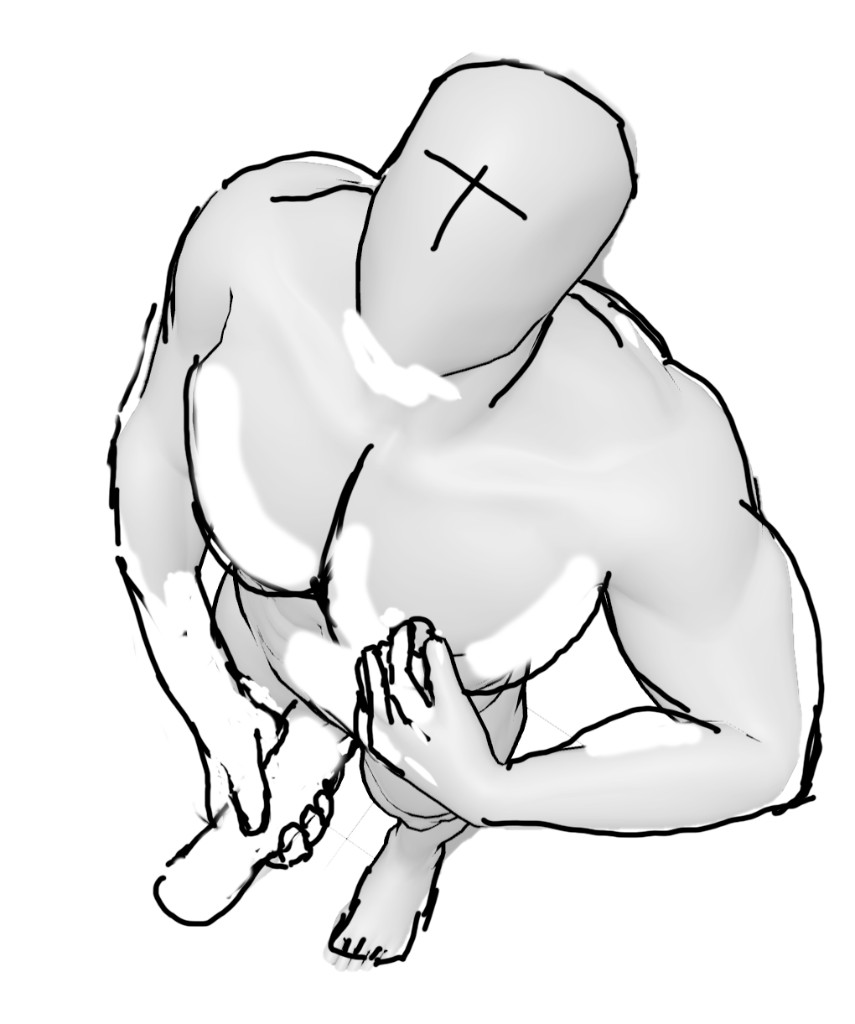
#> input picture openpose/37_milkshop_structure.png, 855 x 1024 px, given in place of c355fc_images_image-13b30c19-a84d-4da8-bf9c-f69a6f21090e.png, which was not available
$ python make_highangle_nipple_stroke.py
#> lines starting #> are read from the running program, lines starting #| are printed output that depends on the picture; after the words box and inside, x2 and y2 are one past the last pixel; in counts of white or black regions, pixels touching at a corner belong together; pictures that were not available may be replaced by others from this repository, and a replacement may not be noted
"""High-angle clay: right fist around shaft, left pinch on left nipple."""
from PIL import Image, ImageDraw

src = (
    r"C:\Users\92982\.cursor\projects\c-Users-92982-Desktop-LHT\assets"
    r"\c__Users_92982_AppData_Roaming_Cursor_User_workspaceStorage_"
    r"-19c355fc_images_image-13b30c19-a84d-4da8-bf9c-f69a6f21090e.png"
)
out_guide = r"C:\Users\92982\Desktop\LHT\openpose\36_highangle_nipple_stroke_guide.png"
out_canny = r"C:\Users\92982\Desktop\LHT\openpose\36_highangle_nipple_stroke_canny.png"
out_paint = r"C:\Users\92982\Desktop\LHT\openpose\36_highangle_PAINT_HERE.png"

im = Image.open(src).convert("RGBA")
w, h = im.size  # 607 x 1024
#> w = 855; h = 1024

# --- landmarks (his left = viewer's right) ---
l_nipple = (358, 348)  # his LEFT pec
r_shoulder = (95, 290)
l_shoulder = (500, 305)
groin = (278, 575)
# shaft from above: base at fly, tip toward camera (up the abs)
shaft_base = (278, 605)
shaft_mid = (282, 545)
shaft_tip = (286, 495)
r_fist = (282, 555)

guide = im.copy()
gd = ImageDraw.Draw(guide, "RGBA")
canny = Image.new("RGB", (w, h), (0, 0, 0))
#> canny: PIL image 855x1024 RGB; every value is 0
cd = ImageDraw.Draw(canny)


def line(pts, fill, width, canny_w=None):
    gd.line(pts, fill=fill, width=width, joint="curve")
    cd.line(pts, fill=(255, 255, 255), width=canny_w or max(2, width - 1), joint="curve")


def oval(box, outline, width):
    gd.ellipse(box, outline=outline, width=width)
    cd.ellipse(box, outline=(255, 255, 255), width=width)


# ===== RIGHT ARM: shoulder -> down inside -> fist around shaft =====
# upper arm (his right, viewer's left)
line([(98, 300), (85, 390), (110, 460)], (40, 180, 255, 255), 6, 4)
# forearm into groin
line([(110, 460), (170, 520), (230, 545), (260, 555)], (40, 180, 255, 255), 6, 4)
# full-wrap fist: RING around mid shaft (hollow)
oval([r_fist[0] - 42, r_fist[1] - 28, r_fist[0] + 42, r_fist[1] + 34], (40, 180, 255, 255), 4)
# knuckles in FRONT of shaft (row of 4 small rings)
knuckles = [
    (r_fist[0] - 28, r_fist[1] - 6),
    (r_fist[0] - 8, r_fist[1] - 14),
    (r_fist[0] + 12, r_fist[1] - 12),
    (r_fist[0] + 30, r_fist[1] - 2),
]
for kx, ky in knuckles:
    oval([kx - 12, ky - 11, kx + 12, ky + 13], (40, 180, 255, 255), 3)
# thumb wrap from his right (viewer's left)
oval([r_fist[0] - 48, r_fist[1] + 4, r_fist[0] - 10, r_fist[1] + 32], (40, 180, 255, 255), 3)

# ===== SHAFT: hollow vertical, base at crotch, tip toward camera =====
oval([shaft_tip[0] - 22, shaft_tip[1] - 16, shaft_tip[0] + 22, shaft_tip[1] + 20], (255, 80, 40, 255), 3)
line(
    [(shaft_tip[0] - 20, shaft_tip[1] + 8), (shaft_base[0] - 26, shaft_base[1] - 6)],
    (255, 80, 40, 255),
    3,
)
line(
    [(shaft_tip[0] + 20, shaft_tip[1] + 8), (shaft_base[0] + 26, shaft_base[1] - 6)],
    (255, 80, 40, 255),
    3,
)
oval([shaft_base[0] - 28, shaft_base[1] - 14, shaft_base[0] + 28, shaft_base[1] + 18], (255, 80, 40, 255), 3)
# scrotum under base (hollow)
oval([shaft_base[0] - 34, shaft_base[1] + 8, shaft_base[0] + 34, shaft_base[1] + 48], (255, 80, 40, 255), 3)

# ===== LEFT ARM: shoulder -> elbow out -> hand on LEFT pec =====
# upper arm
line([(498, 318), (530, 390), (500, 430)], (80, 220, 80, 255), 6, 4)
# forearm in to left nipple
line([(500, 430), (450, 400), (400, 365), (370, 352)], (80, 220, 80, 255), 6, 4)
# pinch hand: thumb + index on nipple, not a fist
nx, ny = l_nipple
# palm
oval([nx - 8, ny - 6, nx + 36, ny + 28], (80, 220, 80, 255), 3)
# index pinch from above
oval([nx - 16, ny - 18, nx + 8, ny + 6], (80, 220, 80, 255), 3)
# thumb pinch from below
oval([nx - 6, ny + 8, nx + 18, ny + 28], (80, 220, 80, 255), 3)
# other fingers curled
for i, (fx, fy) in enumerate([(nx + 18, ny - 4), (nx + 28, ny + 4), (nx + 32, ny + 14)]):
    oval([fx - 9, fy - 8, fx + 9, fy + 10], (80, 220, 80, 255), 2)
# nipple mark
oval([nx - 7, ny - 7, nx + 7, ny + 7], (255, 220, 40, 255), 2)

# labels
try:
    from PIL import ImageFont

    font = ImageFont.truetype("arial.ttf", 22)
except Exception:
    font = None
gd.text((20, 20), "R hand: FULL FIST stroke", fill=(40, 180, 255, 255), font=font)
gd.text((250, 20), "L hand: PINCH L nipple", fill=(80, 220, 80, 255), font=font)
gd.text((20, 50), "camera: HIGH looking down", fill=(255, 255, 255, 255), font=font)

guide.convert("RGB").save(out_guide)
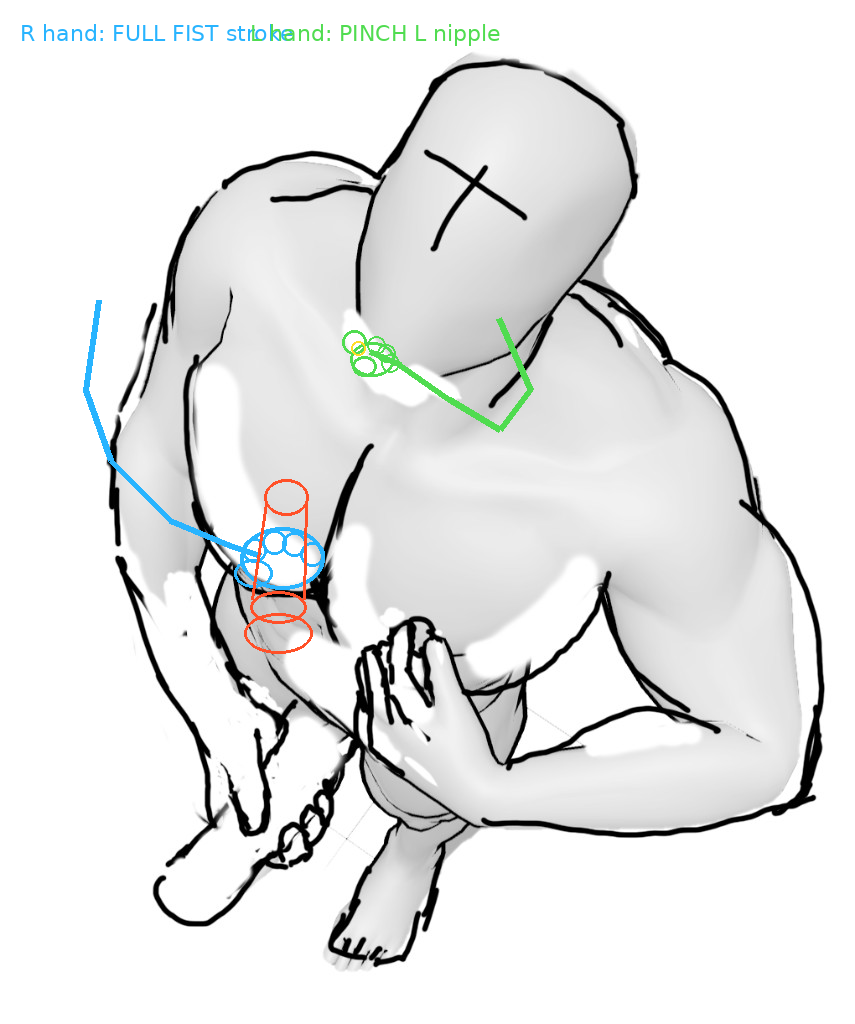
#> saved as 36_highangle_nipple_stroke_guide.png: PIL image 855x1024 RGB; mean R, G, B 229.9, 230.9, 230.6
canny.save(out_canny)
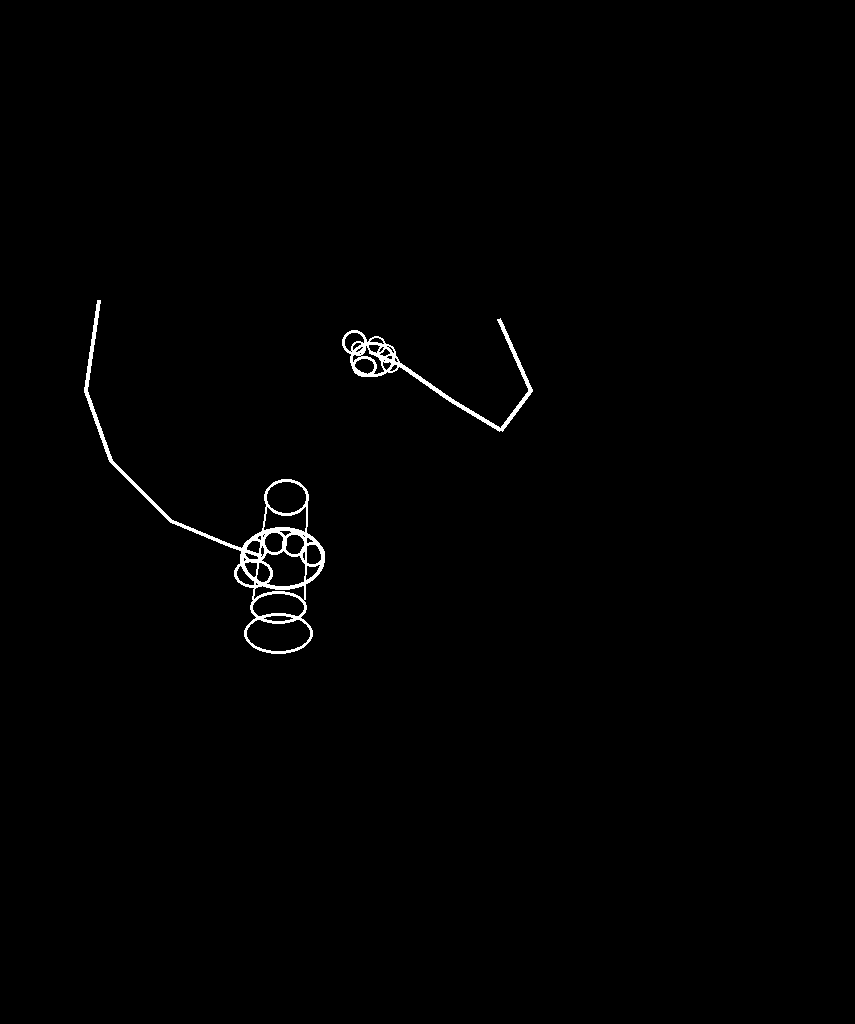
#> saved as 36_highangle_nipple_stroke_canny.png: PIL image 855x1024 RGB; 0.74% white; 2 white regions, box (x1, y1, x2, y2) and area: (84, 300, 325, 654) 4428, (342, 318, 533, 432) 2049

# paint-here: white bg + clay faint + same lines
paint = Image.new("RGB", (w, h), (255, 255, 255))
#> paint: PIL image 855x1024 RGB; every value is 255
clay = im.convert("RGB")
#> clay is the input picture: PIL image 855x1024 RGB; min 0, max 255, mean 231.4
# faint body
faint = Image.blend(paint, clay, 0.35)
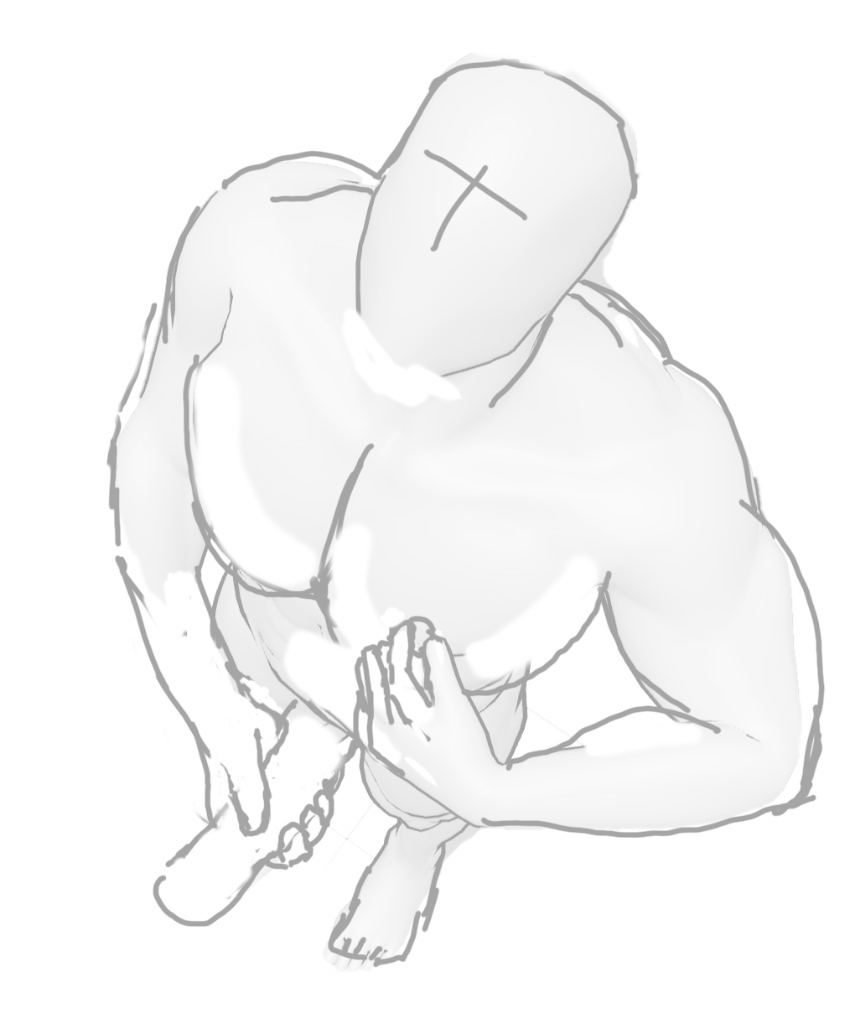
#> faint: PIL image 855x1024 RGB; min 165, max 255, mean 246.5
pd = ImageDraw.Draw(faint)
# copy canny lines in black for painting
bw = canny.convert("L")
for y in range(h):
    row = [bw.getpixel((x, y)) for x in range(w)]
    for x, v in enumerate(row):
        if v > 200:
            faint.putpixel((x, y), (0, 0, 0))
faint.save(out_paint)

print("saved")
print(out_guide)
print(out_canny)
print(out_paint)
print("size", w, h)
#| size 855 1024
